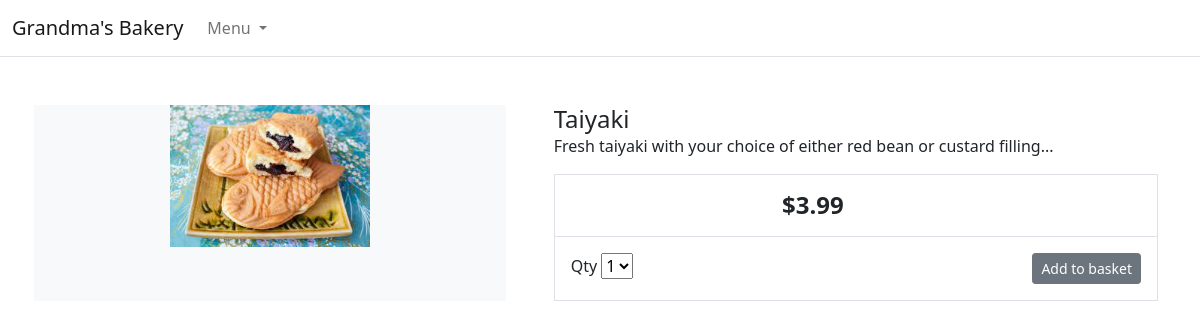
The page /item/taiyaki/ on the database its author committed.
### store/models.py (models this page shows, shortened)
class Product(models.Model):
    category = models.ForeignKey(Category,related_name='product',on_delete=models.CASCADE)
    created_by = models.ForeignKey(User, on_delete=models.CASCADE, related_name='product_creator')
    name = models.CharField(max_length=255)
    description = models.TextField(blank=True)
    image = models.ImageField(upload_to='images/')
    slug = models.SlugField(max_length=255)
    price = models.DecimalField(max_digits=4, decimal_places=2)
    in_stock = models.BooleanField(default=True)
    is_active = models.BooleanField(default=True)
    created = models.DateTimeField(auto_now_add=True)
    updated = models.DateTimeField(auto_now=True)
    objects = models.Manager()
    products = ProductManager()
    class Meta:
        verbose_name_plural = 'Products'
        ordering = ('-created',)

### store/views.py (the view)
# urls.py: path('item/<slug:slug>/', views.product_detail, name='product_detail'),
def product_detail(request, slug):
    product = get_object_or_404(Product, slug=slug, in_stock=True)
    return render(request,'store/products/detail.html',{'product':product})

### store/context_processors.py (called while the page is built)
def categories(request):
    return {
        'categories': Category.objects.all()
    }

### store/models.py (called while the page is built)
    def get_absolute_url(self):
        return reverse("store:category_list", args=[self.slug])

### templates/store/products/detail.html (shortened to what this page needs)
{% extends "store/base.html" %}
{% load static %}
{% block content %}
<div class="container">
    <main class="pt-5">
        <div class="row g-3">
            <div class="col-md-5 col-lg-5 order-md-first bg-light">
                <img class="img-fluid mx-auto d-block" width="200px" alt="Responsive image" src="{{ product.image.url }}">
            </div>
            <div class="col-md-7 col-lg-7 ps-md-3 ps-lg-5">
                <h1 class="mb-0 h4">{{ product.name }}</h1>
                <p>{{ product.description|slice:":355" }}...</p>
                <div class="border">
                    <div class="col border-bottom">
                        <div class="row p-3">
                            <div class="col-6 text-end"><span class="h4 fw-bold">${{ product.price }}</span></div>
                        </div>
                    </div>
                    <div class="col">
                        <div class="row p-3">
                            <div class="col-6">
                                <label for="select">Qty</label>
                                <select id="select">
                                    <option value="">1</option>
                                </select>
                            </div>
                            <div class="col-6 text-end"><button type="button" class="btn btn-secondary btn-sm">Add to
                                    basket</button></div>
                        </div>
                    </div>
                </div>
            </div>
        </div>
    </main>
</div>
{% endblock %}

### rows shown on the page
Product: image (picture), name "Taiyaki", description "Fresh taiyaki with your choice of either red bean or custard filling", price "3.99"
